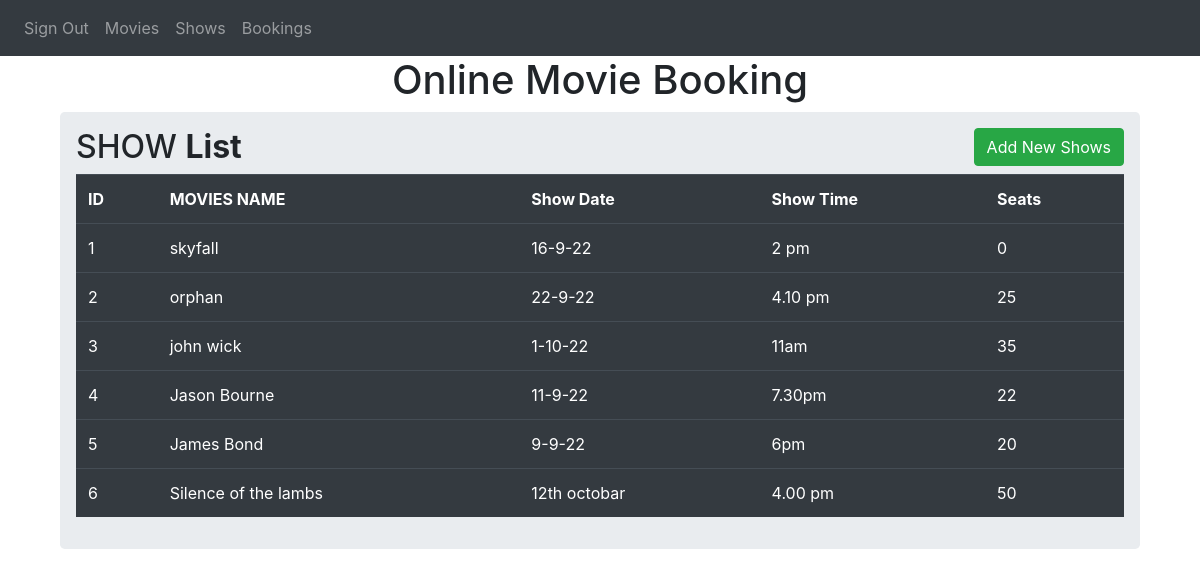
/shows, run on the app's committed database.
### website/models.py (models this page shows)
class AddShow(db.Model):
    show_id = db.Column(db.Integer,primary_key=True)
    movies_name = db.Column(db.Text)
    show_date = db.Column(db.Text)
    show_time = db.Column(db.Text)
    seats = db.Column(db.Integer)

### website/views.py (the view, shortened to what this page needs)
@views.route('/shows',methods = ['GET','POST'])
def shows():
    global is_admin
    all_data = AddShow.query.all()
    all_movies = AddMovie.query.all()
    if request.method == 'GET':
        if is_admin:
            return render_template("shows.html",shows = all_data,movies=all_movies,is_admin=is_admin)
        else:
            return (redirect(url_for('views.sign')))

### website/templates/shows.html (shortened to what this page needs)
{% extends "root.html" %} {% block title %}SHOWS MANAGE{% endblock %}
{% block content %}
<h1 align="center">Online Movie Booking </h1>
<div class ="container">
  <div class="row">
    <div class ="col md-12">
      <div class="jumbotron p-3 ">
        <h2>
          SHOW
          <b>List</b>
          <button type ="button"
                  class = "btn btn-success float-right" data-toggle="modal" data-target="#anika">
            Add New Shows
          </button>
        </h2>
        <table class="table table-hover table-dark">
          <tr>
            <th>ID</th>
            <th>MOVIES NAME</th>
            <th>Show Date</th>
            <th>Show Time</th>
            <th> Seats </th>
          </tr>
          {% for row in shows %}
          <tr>
            <td>{{row.show_id}}</td>
            <td>{{row.movies_name}}</td>
            <td>{{row.show_date}}</td>
            <td>{{row.show_time}}</td>
            <td>{{row.seats}}</td>
          </tr>
          {% endfor %}
        </table>
      </div>
    </div>
  </div>
</div>
{% endblock %}

### data on the page
AddShow: show_id "1", movies_name "skyfall", show_date "16-9-22", show_time "2 pm", seats "0"
AddShow: show_id "2", movies_name "orphan", show_date "22-9-22", show_time "4.10 pm", seats "25"
AddShow: show_id "3", movies_name "john wick", show_date "1-10-22", show_time "11am", seats "35"
AddShow: show_id "4", movies_name "Jason Bourne", show_date "11-9-22", show_time "7.30pm", seats "22"
AddShow: show_id "5", movies_name "James Bond", show_date "9-9-22", show_time "6pm", seats "20"
AddShow: show_id "6", movies_name "Silence of the lambs", show_date "12th octobar", show_time "4.00 pm", seats "50"
